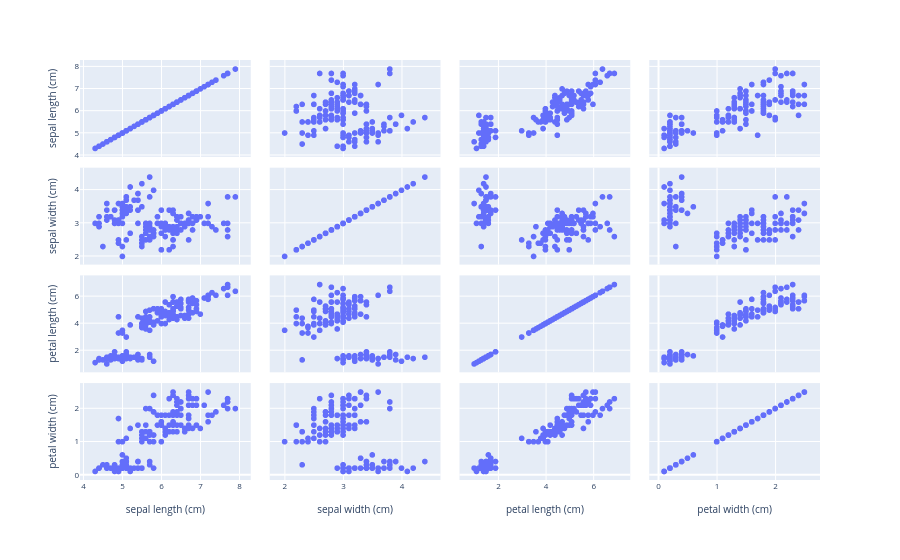

Source (notebook cell):
### Code cell
fig = px.scatter_matrix(df_iris.drop("species", axis=1))
fig.update_layout(font=dict(size=8))

### Figure 1 — Plotly figure (JSON) as saved in the notebook; plotly's stock layout.template omitted (floating-point values rounded to 4 significant figures; data arrays with more than 128 entries replaced by an {"elided": "..."} marker saying what was removed)
{"data": [{"dimensions": [{"axis": {"matches": true}, "label": "sepal length (cm)", "values": {"elided": "150 float values"}}, {"axis": {"matches": true}, "label": "sepal width (cm)", "values": {"elided": "150 float values"}}, {"axis": {"matches": true}, "label": "petal length (cm)", "values": {"elided": "150 float values"}}, {"axis": {"matches": true}, "label": "petal width (cm)", "values": {"elided": "150 float values"}}], "hovertemplate": "%{xaxis.title.text}=%{x}<br>%{yaxis.title.text}=%{y}<extra></extra>", "legendgroup": "", "marker": {"color": "#636efa", "symbol": "circle"}, "name": "", "showlegend": false, "type": "splom"}], "layout": {"dragmode": "select", "font": {"size": 8}, "legend": {"tracegroupgap": 0}, "margin": {"t": 60}}}
